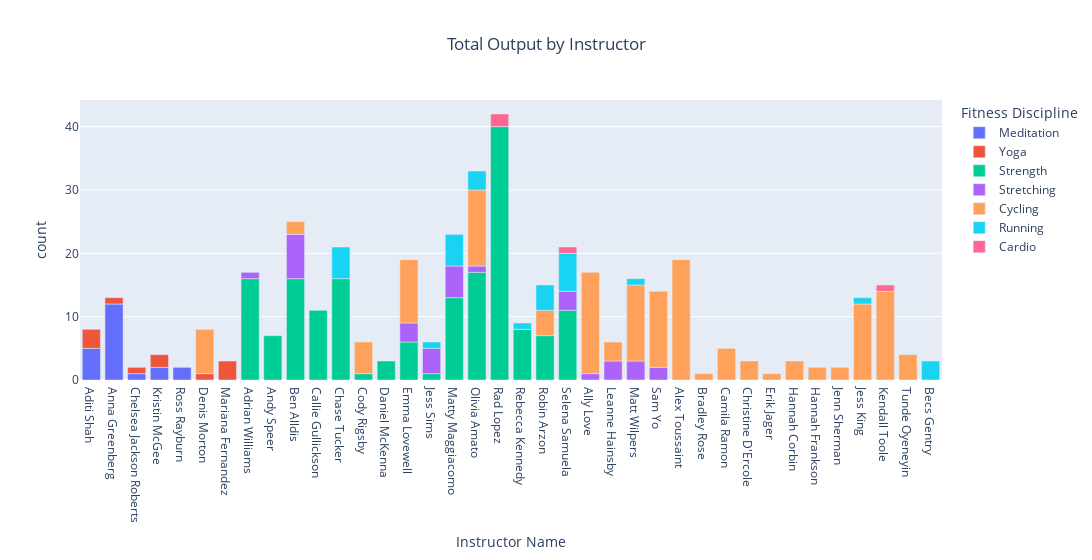

The notebook cell saved with this chart:
### Markdown cell above
## Step 7: Lets finish off our dashboard with a final plot on its own row

### Code cell
def get_instructors_by_discipline_chart(df: pd.DataFrame) -> px.bar:
    """
    Returns a bar chart of the number of workouts per instructor per fitness discipline.

    Parameters
    ----------
        df : pd.DataFrame The dataframe to be plotted.
    
    Returns
    -------
        px.bar: The bar chart to be plotted.
    """
    df['count'] = df['Workout Timestamp']
    df = df.groupby(['Instructor Name','Fitness Discipline'])['count'].agg('count').reset_index()
    chart = px.bar(df, x="Instructor Name", y="count", color="Fitness Discipline", title="Total Workouts by Instructor", width=1600)
    chart.update_layout(
        title_x=0.5
    )

    return chart

get_instructors_by_discipline_chart(df)

### Figure 1 — Plotly figure (JSON) as saved in the notebook; plotly's stock layout.template omitted (floating-point values rounded to 4 significant figures)
{"data": [{"alignmentgroup": "True", "hovertemplate": "Fitness Discipline=Meditation<br>Instructor Name=%{x}<br>count=%{y}<extra></extra>", "legendgroup": "Meditation", "marker": {"color": "#636efa", "pattern": {"shape": ""}}, "name": "Meditation", "offsetgroup": "Meditation", "orientation": "v", "showlegend": true, "textposition": "auto", "type": "bar", "x": ["Aditi Shah", "Anna Greenberg", "Chelsea Jackson Roberts", "Kristin McGee", "Ross Rayburn"], "xaxis": "x", "y": [5, 12, 1, 2, 2], "yaxis": "y"}, {"alignmentgroup": "True", "hovertemplate": "Fitness Discipline=Yoga<br>Instructor Name=%{x}<br>count=%{y}<extra></extra>", "legendgroup": "Yoga", "marker": {"color": "#EF553B", "pattern": {"shape": ""}}, "name": "Yoga", "offsetgroup": "Yoga", "orientation": "v", "showlegend": true, "textposition": "auto", "type": "bar", "x": ["Aditi Shah", "Anna Greenberg", "Chelsea Jackson Roberts", "Denis Morton", "Kristin McGee", "Mariana Fernandez"], "xaxis": "x", "y": [3, 1, 1, 1, 2, 3], "yaxis": "y"}, {"alignmentgroup": "True", "hovertemplate": "Fitness Discipline=Strength<br>Instructor Name=%{x}<br>count=%{y}<extra></extra>", "legendgroup": "Strength", "marker": {"color": "#00cc96", "pattern": {"shape": ""}}, "name": "Strength", "offsetgroup": "Strength", "orientation": "v", "showlegend": true, "textposition": "auto", "type": "bar", "x": ["Adrian Williams", "Andy Speer", "Ben Alldis", "Callie Gullickson", "Chase Tucker", "Cody Rigsby", "Daniel McKenna", "Emma Lovewell", "Jess Sims", "Matty Maggiacomo", "Olivia Amato", "Rad Lopez", "Rebecca Kennedy", "Robin Arzon", "Selena Samuela"], "xaxis": "x", "y": [16, 7, 16, 11, 16, 1, 3, 6, 1, 13, 17, 40, 8, 7, 11], "yaxis": "y"}, {"alignmentgroup": "True", "hovertemplate": "Fitness Discipline=Stretching<br>Instructor Name=%{x}<br>count=%{y}<extra></extra>", "legendgroup": "Stretching", "marker": {"color": "#ab63fa", "pattern": {"shape": ""}}, "name": "Stretching", "offsetgroup": "Stretching", "orientation": "v", "showlegend": true, "textposition": "auto", "type": "bar", "x": ["Adrian Williams", "Ally Love", "Ben Alldis", "Emma Lovewell", "Jess Sims", "Leanne Hainsby", "Matt Wilpers", "Matty Maggiacomo", "Olivia Amato", "Sam Yo", "Selena Samuela"], "xaxis": "x", "y": [1, 1, 7, 3, 4, 3, 3, 5, 1, 2, 3], "yaxis": "y"}, {"alignmentgroup": "True", "hovertemplate": "Fitness Discipline=Cycling<br>Instructor Name=%{x}<br>count=%{y}<extra></extra>", "legendgroup": "Cycling", "marker": {"color": "#FFA15A", "pattern": {"shape": ""}}, "name": "Cycling", "offsetgroup": "Cycling", "orientation": "v", "showlegend": true, "textposition": "auto", "type": "bar", "x": ["Alex Toussaint", "Ally Love", "Ben Alldis", "Bradley Rose", "Camila Ramon", "Christine D'Ercole", "Cody Rigsby", "Denis Morton", "Emma Lovewell", "Erik Jager", "Hannah Corbin", "Hannah Frankson", "Jenn Sherman", "Jess King", "Kendall Toole", "Leanne Hainsby", "Matt Wilpers", "Olivia Amato", "Robin Arzon", "Sam Yo", "Tunde Oyeneyin"], "xaxis": "x", "y": [19, 16, 2, 1, 5, 3, 5, 7, 10, 1, 3, 2, 2, 12, 14, 3, 12, 12, 4, 12, 4], "yaxis": "y"}, {"alignmentgroup": "True", "hovertemplate": "Fitness Discipline=Running<br>Instructor Name=%{x}<br>count=%{y}<extra></extra>", "legendgroup": "Running", "marker": {"color": "#19d3f3", "pattern": {"shape": ""}}, "name": "Running", "offsetgroup": "Running", "orientation": "v", "showlegend": true, "textposition": "auto", "type": "bar", "x": ["Becs Gentry", "Chase Tucker", "Jess King", "Jess Sims", "Matt Wilpers", "Matty Maggiacomo", "Olivia Amato", "Rebecca Kennedy", "Robin Arzon", "Selena Samuela"], "xaxis": "x", "y": [3, 5, 1, 1, 1, 5, 3, 1, 4, 6], "yaxis": "y"}, {"alignmentgroup": "True", "hovertemplate": "Fitness Discipline=Cardio<br>Instructor Name=%{x}<br>count=%{y}<extra></extra>", "legendgroup": "Cardio", "marker": {"color": "#FF6692", "pattern": {"shape": ""}}, "name": "Cardio", "offsetgroup": "Cardio", "orientation": "v", "showlegend": true, "textposition": "auto", "type": "bar", "x": ["Kendall Toole", "Rad Lopez", "Selena Samuela"], "xaxis": "x", "y": [1, 2, 1], "yaxis": "y"}], "layout": {"barmode": "relative", "legend": {"title": {"text": "Fitness Discipline"}, "tracegroupgap": 0}, "title": {"text": "Total Output by Instructor", "x": 0.5}, "width": 1600, "xaxis": {"anchor": "y", "domain": [0, 1], "title": {"text": "Instructor Name"}}, "yaxis": {"anchor": "x", "domain": [0, 1], "title": {"text": "count"}}}}
